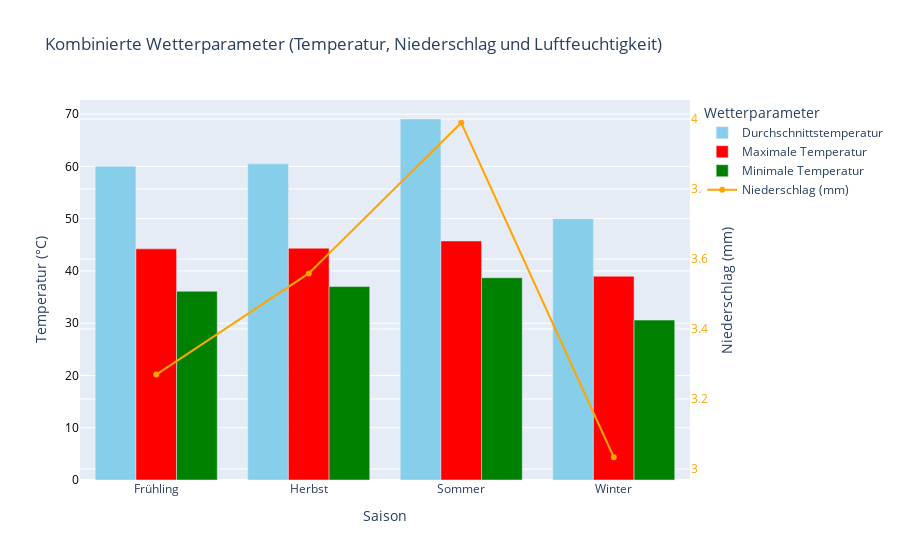

This figure's notebook cell:
### Markdown cell above
## 11. Kombinierte Darstellung mehrerer Wetterparameter in einem Diagramm.

### Code cell
import pandas as pd
import numpy as np
import plotly.graph_objects as go

# 📌 1. Datum in das richtige Format umwandeln
df['date'] = pd.to_datetime(df['date'], errors='coerce')

# 📌 2. Saisonale Klassifikation (Frühling, Sommer, Herbst, Winter)
df['month'] = df['date'].dt.month
df['season'] = np.where(df['month'].isin([12, 1, 2]), 'Winter', 
                        np.where(df['month'].isin([3, 4, 5]), 'Frühling', 
                                 np.where(df['month'].isin([6, 7, 8]), 'Sommer', 
                                          np.where(df['month'].isin([9, 10, 11]), 'Herbst', 'Übergang'))))

# 📌 3. Daten nach Saison gruppieren und Mittelwerte berechnen
df_seasonal = df.groupby('season').agg({
    'avg_temp_c': 'mean',
    'min_temp_c': 'mean',
    'max_temp_c': 'mean',
    'precipitation_mm': 'mean'
}).reset_index()

# 📌 4. Kombinierte Visualisierung der Wetterparameter (Temperatur, Niederschlag, Luftfeuchtigkeit)
fig_combined = go.Figure()

fig_combined.add_trace(go.Bar(x=df_seasonal['season'], y=df_seasonal['avg_temp_c'], 
                              name='Durchschnittstemperatur', marker_color='skyblue', yaxis='y1'))

fig_combined.add_trace(go.Bar(x=df_seasonal['season'], y=df_seasonal['max_temp_c'], 
                              name='Maximale Temperatur', marker_color='red', yaxis='y1'))

fig_combined.add_trace(go.Bar(x=df_seasonal['season'], y=df_seasonal['min_temp_c'], 
                              name='Minimale Temperatur', marker_color='green', yaxis='y1'))


fig_combined.add_trace(go.Scatter(x=df_seasonal['season'], y=df_seasonal['precipitation_mm'], 
                                  name='Niederschlag (mm)', mode='lines+markers', marker_color='orange', yaxis='y2'))


"""
fig_combined.update_layout(
    title='Kombinierte Wetterparameter (Temperatur, Niederschlag und Luftfeuchtigkeit)',
    xaxis_title='Saison',
    yaxis_title='Temperatur (°C)',
    yaxis=dict(
        title='Temperatur (°C)',
        titlefont=dict(color='black'),
        tickfont=dict(color='black'),
    ),
    yaxis2=dict(
        title='Niederschlag (mm)',
        titlefont=dict(color='orange'),
        tickfont=dict(color='orange'),
        overlaying='y',
        side='right'
    ),
    
    legend_title='Wetterparameter'
)
"""
fig_combined.update_layout(
    title='Kombinierte Wetterparameter (Temperatur, Niederschlag und Luftfeuchtigkeit)',
    xaxis_title='Saison',
    yaxis=dict(
        title='Temperatur (°C)',
        tickfont=dict(color='black'),  # تنسيق النصوص على المحور
    ),
    yaxis2=dict(
        title='Niederschlag (mm)',
        tickfont=dict(color='orange'),
        overlaying='y',
        side='right'
    ),
    yaxis3=dict(
        title='Luftfeuchtigkeit (%)',
        tickfont=dict(color='yellowgreen'),
        overlaying='y',
        side='right',
        position=0.85  # لتحريك المحور الثالث إلى اليمين
    ),
    legend_title='Wetterparameter'
)
# 📌 5. Diagramm anzeigen
fig_combined.show()

### Figure 1 — Plotly figure (JSON) as saved in the notebook; plotly's stock layout.template omitted (floating-point values rounded to 4 significant figures)
{"data": [{"marker": {"color": "skyblue"}, "name": "Durchschnittstemperatur", "type": "bar", "x": ["Frühling", "Herbst", "Sommer", "Winter"], "y": [60.01, 60.49, 69.06, 49.99], "yaxis": "y"}, {"marker": {"color": "red"}, "name": "Maximale Temperatur", "type": "bar", "x": ["Frühling", "Herbst", "Sommer", "Winter"], "y": [44.22, 44.34, 45.73, 38.98], "yaxis": "y"}, {"marker": {"color": "green"}, "name": "Minimale Temperatur", "type": "bar", "x": ["Frühling", "Herbst", "Sommer", "Winter"], "y": [36.11, 37.0, 38.7, 30.6], "yaxis": "y"}, {"marker": {"color": "orange"}, "mode": "lines+markers", "name": "Niederschlag (mm)", "type": "scatter", "x": ["Frühling", "Herbst", "Sommer", "Winter"], "y": [3.27, 3.559, 3.989, 3.033], "yaxis": "y2"}], "layout": {"legend": {"title": {"text": "Wetterparameter"}}, "title": {"text": "Kombinierte Wetterparameter (Temperatur, Niederschlag und Luftfeuchtigkeit)"}, "xaxis": {"title": {"text": "Saison"}}, "yaxis": {"tickfont": {"color": "black"}, "title": {"text": "Temperatur (°C)"}}, "yaxis2": {"overlaying": "y", "side": "right", "tickfont": {"color": "orange"}, "title": {"text": "Niederschlag (mm)"}}, "yaxis3": {"overlaying": "y", "position": 0.85, "side": "right", "tickfont": {"color": "yellowgreen"}, "title": {"text": "Luftfeuchtigkeit (%)"}}}}
